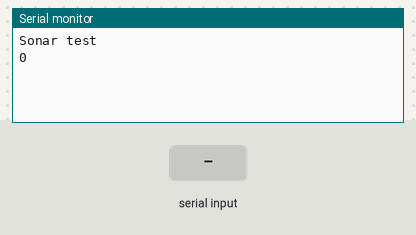
The sketch below on a simulated Arduino Mega 2560, built with avr-gcc and run on an emulated ATmega2560. On the bench: the last lines printed to the serial monitor. Inputs (shaded band) come from the test bench.

Above: at 6.2 s.
6.3 s: "90,45\n" received over the second serial link
At 7.1 s:
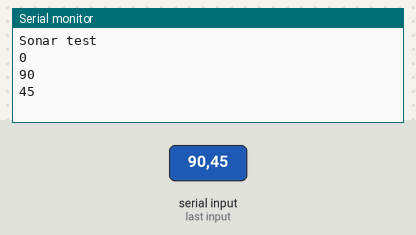
7.8 s: "30,150\n" received over the second serial link
At 8.3 s:
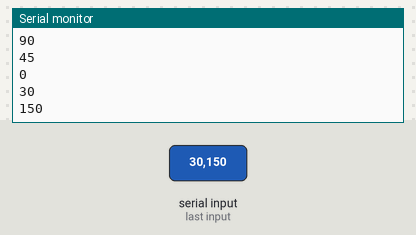
Timing chart, 0 to 10.8 s (numbered marks = the images above; inputs shaded):
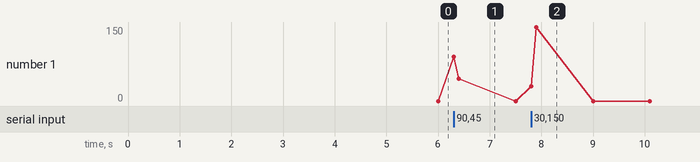

Measured:
- after the input at 6.3 s, the serial monitor: prints a new line at once (image 1)
- after the input at 7.8 s, the serial monitor: prints a new line at once (image 2)

The sketch:

test_sonar.ino
```cpp
#include <Arduino.h>
#include <AltSoftSerial.h>
AltSoftSerial sonarSerial(6, -1);

void setup()
{
  Serial.begin(57600);
  sonarSerial.begin(9600);

  digitalWrite(22, HIGH);
  pinMode(6, INPUT);

  Serial.println("Sonar test");

  delay(5000);
}

void loop()
{
  sonarSerial.read();
  int snow_depth = sonarSerial.parseInt();


  Serial.println(snow_depth);
  delay(100);
}
```
